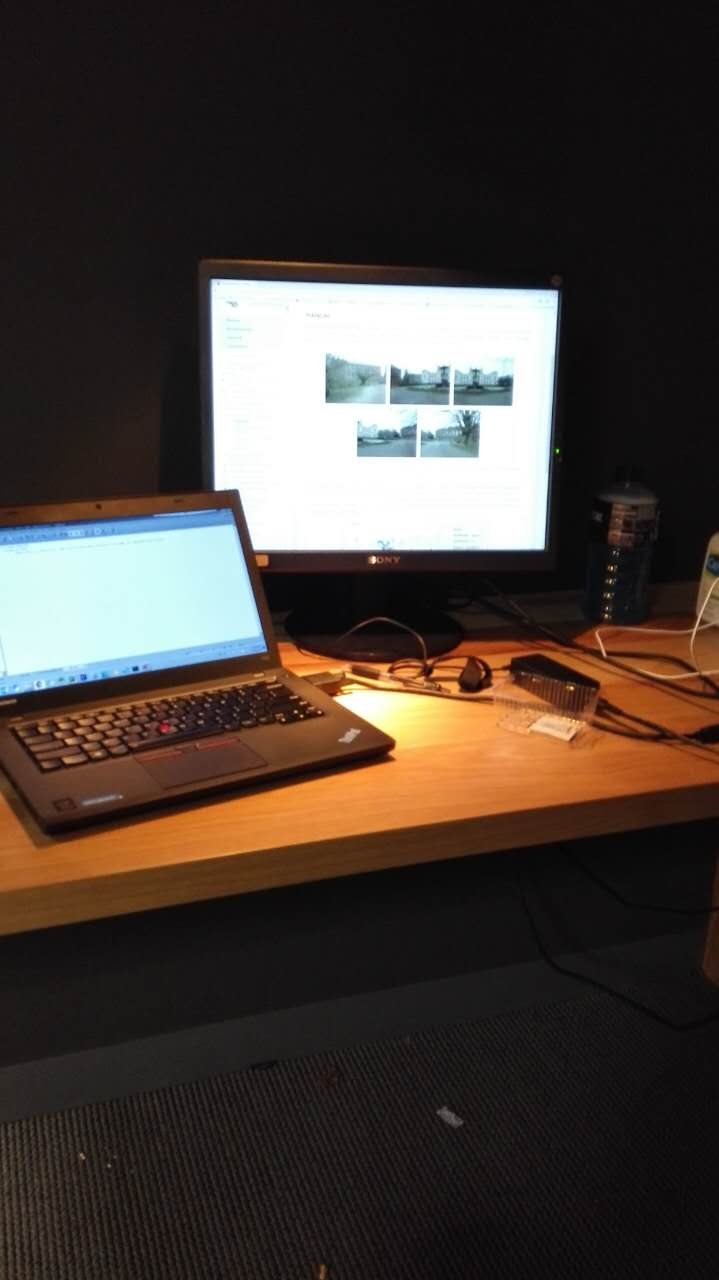
#> input picture part0.jpg, 719 x 1280 px
$ python warp.py
#> lines starting #> are read from the running program, lines starting #| are printed output that depends on the picture
### sift.py
import os
from PIL import Image
from numpy.ma import cos, sin, arccos
from pylab import *
from scipy.constants import pi


def process_image(imagename,resultname,params="--edge-thresh 10 --peak-thresh 5"):
    """ Process an image and save the results in a file. """
#> called with imagename = 'part0.jpg', resultname = 'part0.sift', params = '--edge-thresh 10 --peak-thresh 5'

    if imagename[-3:] != 'pgm':
        # create a pgm file
        im = Image.open(imagename).convert('L')
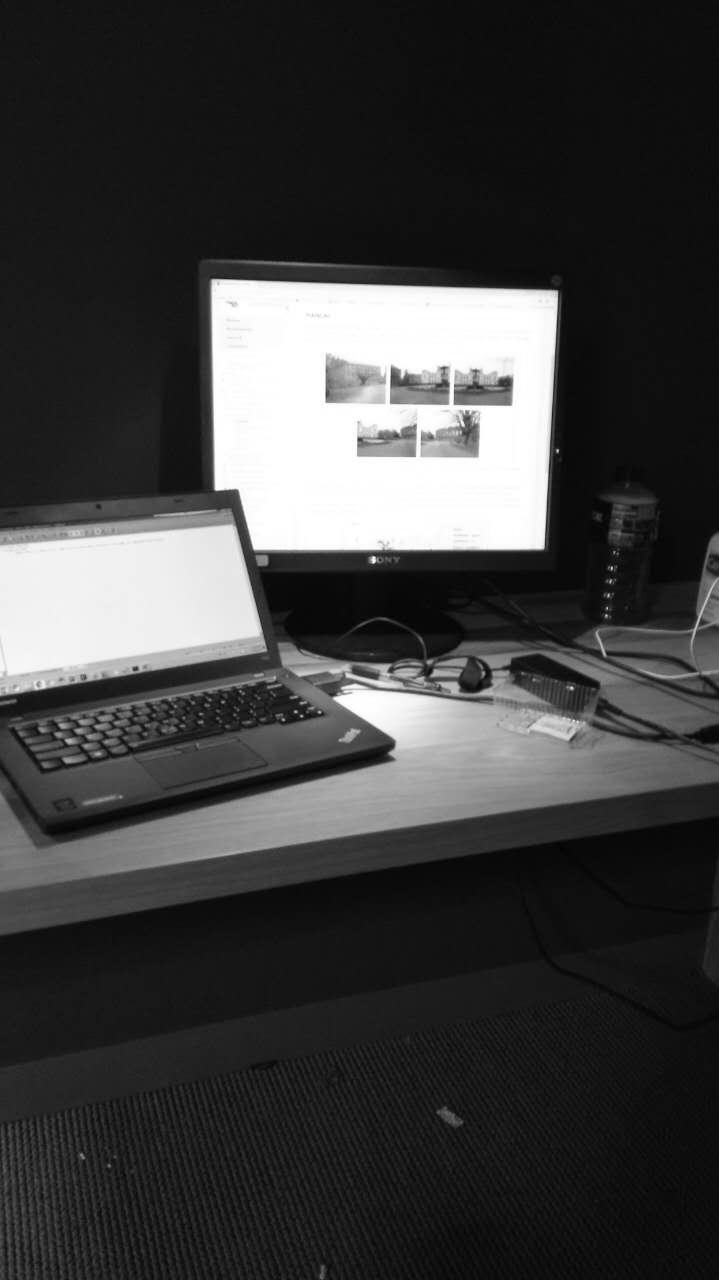
#> im: PIL image 719x1280 L; min 1, max 255, mean 63.1
        im.save('tmp.pgm')
        imagename = 'tmp.pgm'

    cmmd = str("sift "+imagename+" --output="+resultname+ " "+params)
    os.system(cmmd)
    print('processed', imagename, 'to', resultname)
    # each line in the output file represents a interest point
    # each line contains coordinates, scale, rotation angle, and then 128 values of the descriptor


def read_features_from_file(filename):
    """ Read feature properties and return in matrix form. """
#> (the run stopped early here; a loop or call above may not have finished)

$ run again, on part1.jpg
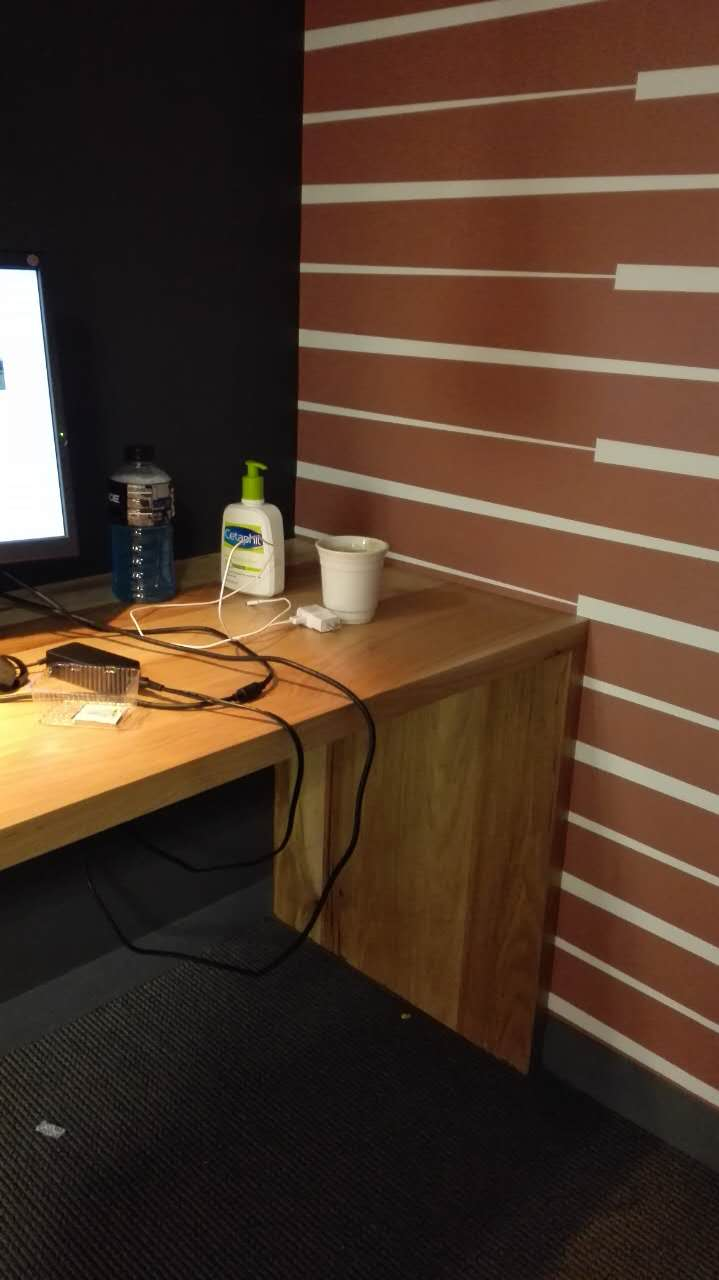
#> input picture part1.jpg, 719 x 1280 px, given in place of part0.jpg, which was not available
#> in process_image, `im = Image.open(imagename).convert('L')`:
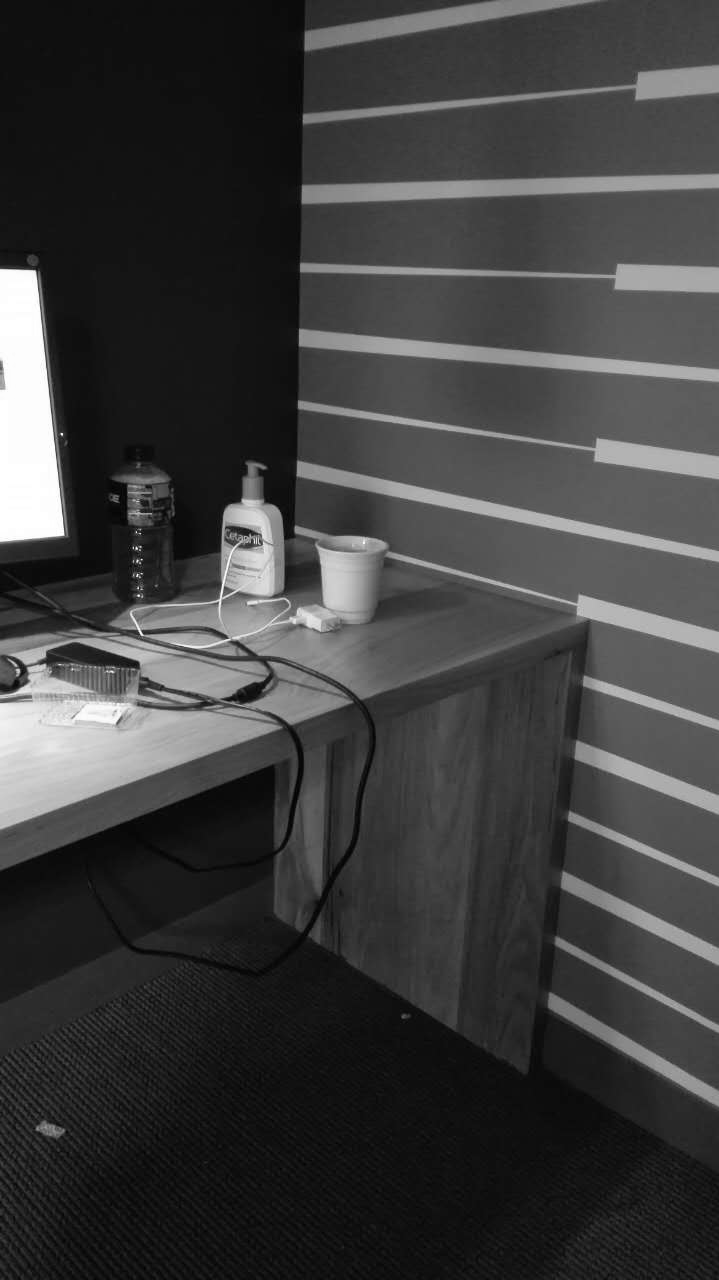
#> im: PIL image 719x1280 L; min 0, max 255, mean 62
